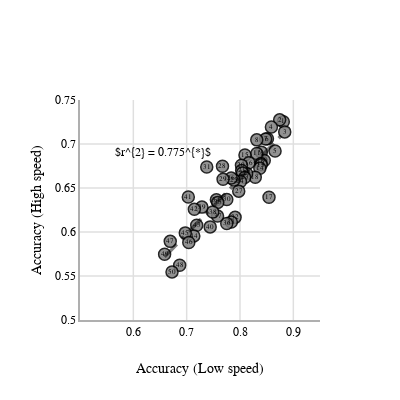

This figure's notebook cell:
### Markdown cell above
## Check for consistencies when compared across speeds for these ranked individuals

### Code cell
odd_set = [5.0, 6.26]
even_set = [1.57,3.13]
sub_id = individual_ranking['subject_Num'].to_numpy()

even_load_data = behavior_data.filter_by(even_set,'speed (deg/sec)')
individual_even_load_data = even_load_data.groupby('subject_Num',operations = {'avg_accuracy':agg.MEAN('accuracy')})
individual_even_load_data = individual_even_load_data.sort('subject_Num')
individual_even_load_data['rank'] = individual_ranking['rank']
individual_even_load_data = individual_even_load_data.sort('rank')

odd_load_data = behavior_data.filter_by(odd_set,'speed (deg/sec)')
individual_odd_load_data = odd_load_data.groupby('subject_Num',operations = {'avg_accuracy':agg.MEAN('accuracy')})
individual_odd_load_data = individual_odd_load_data.sort('subject_Num')
individual_odd_load_data['rank'] = individual_ranking['rank']
individual_odd_load_data = individual_odd_load_data.sort('rank')

hsb = individual_odd_load_data
hsb['avg_accuracy_even'] = individual_even_load_data['avg_accuracy']
hsb2 = hsb.to_dataframe()

mod = ols("avg_accuracy ~ avg_accuracy_even", data=hsb2)
res = mod.fit()
print(res.rsquared)
sec2_trace = go.Scatter(x = individual_even_load_data['avg_accuracy'].to_numpy(),
                       y = individual_odd_load_data['avg_accuracy'].to_numpy(),
                       mode='markers+text', marker = dict(size = 12, opacity = 0.85, color = 'gray',line = dict(width = 1.5, color='black')),
                       text = individual_even_load_data['rank'].to_numpy(),
                        textfont = dict(size = 7),
                       showlegend=False)

sec2_trace_fit = go.Scatter(x = np.linspace(individual_even_load_data['avg_accuracy'].min(),individual_even_load_data['avg_accuracy'].max(),100),
                   y = np.linspace(individual_even_load_data['avg_accuracy'].min(),individual_even_load_data['avg_accuracy'].max(),100)*res.params[1] + res.params[0],
                    mode='lines', opacity = 0.5,
                  line = dict(width = 3.5, color='black', dash = 'longdashdot'),
                    name = '$r^{2}_{partial} = 0.771$',
                   showlegend=False)


layout = go.Layout(title = '',
                  xaxis = dict(title = 'Accuracy (Low speed)'),
                  yaxis = dict(title = 'Accuracy (High speed)'))

fig = go.Figure(data = [sec2_trace, sec2_trace_fit], layout = layout )
fig['layout']['annotations']= [dict(x=.655,y=.69,xref='x',yref='y',text='$r^{2} = 0.775^{*}$', showarrow=False, font=dict(
                family="Times", color='black'
            ))]
fig['layout'].update(width = 400, height = 400, font = dict(family = "Times, Bold", size = 12, color = 'black'), plot_bgcolor = 'rgba(0,0,0,0)')
fig.update_xaxes(showgrid=True, showline=True, tickvals = ['',0.6, 0.7, 0.8, 0.9],linewidth = 2, linecolor = '#AFAFAF', range = [0.5, 0.95], gridwidth=1.5, gridcolor='#DFDFDF', zeroline=True, zerolinecolor = '#AFAFAF', zerolinewidth = 2.5, nticks = 6)
fig.update_yaxes(showgrid=True, showline=True, linewidth = 2, linecolor = '#AFAFAF', range = [0.5, 0.75],gridwidth=1.5, gridcolor='#DFDFDF', zeroline=True, zerolinecolor = '#AFAFAF', zerolinewidth = 2.5, nticks = 6)
fig.show()
fig.write_image("/Users/supadhy6/Dropbox/Shared with Adi/Results_images/consistent_individual_differences_split_by_speed.png")
fig.write_image("/Users/supadhy6/Dropbox/Shared with Adi/Results_images/consistent_individual_differences_split_by_speed.svg")
fig.write_image("/Users/supadhy6/Dropbox/Shared with Adi/Results_images/consistent_individual_differences_split_by_speed.pdf")
#py.iplot(fig, filename='split half correlations across speeds')

### Figure 1 — Plotly figure (JSON) as saved in the notebook; plotly's stock layout.template omitted (floating-point values rounded to 4 significant figures)
{"data": [{"marker": {"color": "gray", "line": {"color": "black", "width": 1.5}, "opacity": 0.85, "size": 12}, "mode": "markers+text", "showlegend": false, "text": [1, 2, 3, 4, 5, 6, 7, 8, 9, 10, 11, 12, 13, 14, 15, 16, 17, 18, 19, 20, 21, 22, 23, 24, 25, 26, 27, 28, 29, 30, 31, 32, 33, 34, 35, 36, 37, 38, 39, 40, 41, 42, 43, 44, 45, 46, 47, 48, 49, 50], "textfont": {"size": 7}, "type": "scatter", "x": [0.8812, 0.8744, 0.8839, 0.8589, 0.8657, 0.8515, 0.8481, 0.8315, 0.84, 0.8455, 0.8316, 0.8395, 0.8398, 0.8373, 0.8093, 0.8168, 0.8544, 0.8286, 0.8124, 0.8027, 0.8031, 0.8047, 0.8088, 0.8009, 0.7886, 0.7835, 0.7976, 0.7672, 0.7683, 0.7752, 0.7377, 0.7908, 0.7837, 0.7557, 0.7583, 0.7752, 0.7579, 0.7489, 0.7286, 0.7441, 0.7031, 0.7144, 0.7188, 0.7134, 0.6974, 0.704, 0.6692, 0.6869, 0.6587, 0.6725], "y": [0.7254, 0.7274, 0.7138, 0.7193, 0.692, 0.7059, 0.7058, 0.7047, 0.6908, 0.6813, 0.6892, 0.6778, 0.6764, 0.6724, 0.6874, 0.6787, 0.6394, 0.6622, 0.6665, 0.6759, 0.6699, 0.6672, 0.662, 0.6573, 0.659, 0.6613, 0.6464, 0.6747, 0.6599, 0.6369, 0.6739, 0.6166, 0.6114, 0.6365, 0.6337, 0.6096, 0.6181, 0.6228, 0.6283, 0.6058, 0.6398, 0.6258, 0.6078, 0.5956, 0.599, 0.588, 0.5894, 0.5622, 0.5747, 0.5547]}, {"line": {"color": "black", "dash": "longdashdot", "width": 3.5}, "mode": "lines", "name": "$r^{2}_{partial} = 0.771$", "opacity": 0.5, "showlegend": false, "type": "scatter", "x": [0.6587, 0.6609, 0.6632, 0.6655, 0.6678, 0.67, 0.6723, 0.6746, 0.6769, 0.6791, 0.6814, 0.6837, 0.686, 0.6882, 0.6905, 0.6928, 0.695, 0.6973, 0.6996, 0.7019, 0.7041, 0.7064, 0.7087, 0.711, 0.7132, 0.7155, 0.7178, 0.7201, 0.7223, 0.7246, 0.7269, 0.7292, 0.7314, 0.7337, 0.736, 0.7383, 0.7405, 0.7428, 0.7451, 0.7474, 0.7496, 0.7519, 0.7542, 0.7565, 0.7587, 0.761, 0.7633, 0.7656, 0.7678, 0.7701, 0.7724, 0.7747, 0.7769, 0.7792, 0.7815, 0.7838, 0.786, 0.7883, 0.7906, 0.7929, 0.7951, 0.7974, 0.7997, 0.802, 0.8042, 0.8065, 0.8088, 0.8111, 0.8133, 0.8156, 0.8179, 0.8202, 0.8224, 0.8247, 0.827, 0.8293, 0.8315, 0.8338, 0.8361, 0.8384, 0.8406, 0.8429, 0.8452, 0.8475, 0.8497, 0.852, 0.8543, 0.8566, 0.8588, 0.8611, 0.8634, 0.8657, 0.8679, 0.8702, 0.8725, 0.8748, 0.877, 0.8793, 0.8816, 0.8839], "y": [0.5718, 0.5732, 0.5746, 0.5761, 0.5775, 0.5789, 0.5804, 0.5818, 0.5832, 0.5847, 0.5861, 0.5875, 0.589, 0.5904, 0.5918, 0.5933, 0.5947, 0.5961, 0.5976, 0.599, 0.6004, 0.6019, 0.6033, 0.6047, 0.6062, 0.6076, 0.609, 0.6105, 0.6119, 0.6133, 0.6148, 0.6162, 0.6176, 0.619, 0.6205, 0.6219, 0.6233, 0.6248, 0.6262, 0.6276, 0.6291, 0.6305, 0.6319, 0.6334, 0.6348, 0.6362, 0.6377, 0.6391, 0.6405, 0.642, 0.6434, 0.6448, 0.6463, 0.6477, 0.6491, 0.6506, 0.652, 0.6534, 0.6549, 0.6563, 0.6577, 0.6592, 0.6606, 0.662, 0.6635, 0.6649, 0.6663, 0.6678, 0.6692, 0.6706, 0.6721, 0.6735, 0.6749, 0.6764, 0.6778, 0.6792, 0.6807, 0.6821, 0.6835, 0.685, 0.6864, 0.6878, 0.6893, 0.6907, 0.6921, 0.6936, 0.695, 0.6964, 0.6979, 0.6993, 0.7007, 0.7022, 0.7036, 0.705, 0.7065, 0.7079, 0.7093, 0.7108, 0.7122, 0.7136]}], "layout": {"annotations": [{"font": {"color": "black", "family": "Times"}, "showarrow": false, "text": "$r^{2} = 0.775^{*}$", "x": 0.655, "xref": "x", "y": 0.69, "yref": "y"}], "font": {"color": "black", "family": "Times, Bold", "size": 12}, "height": 400, "plot_bgcolor": "rgba(0,0,0,0)", "title": {"text": ""}, "width": 400, "xaxis": {"gridcolor": "#DFDFDF", "gridwidth": 1.5, "linecolor": "#AFAFAF", "linewidth": 2, "nticks": 6, "range": [0.5, 0.95], "showgrid": true, "showline": true, "tickvals": ["", 0.6, 0.7, 0.8, 0.9], "title": {"text": "Accuracy (Low speed)"}, "zeroline": true, "zerolinecolor": "#AFAFAF", "zerolinewidth": 2.5}, "yaxis": {"gridcolor": "#DFDFDF", "gridwidth": 1.5, "linecolor": "#AFAFAF", "linewidth": 2, "nticks": 6, "range": [0.5, 0.75], "showgrid": true, "showline": true, "title": {"text": "Accuracy (High speed)"}, "zeroline": true, "zerolinecolor": "#AFAFAF", "zerolinewidth": 2.5}}}
